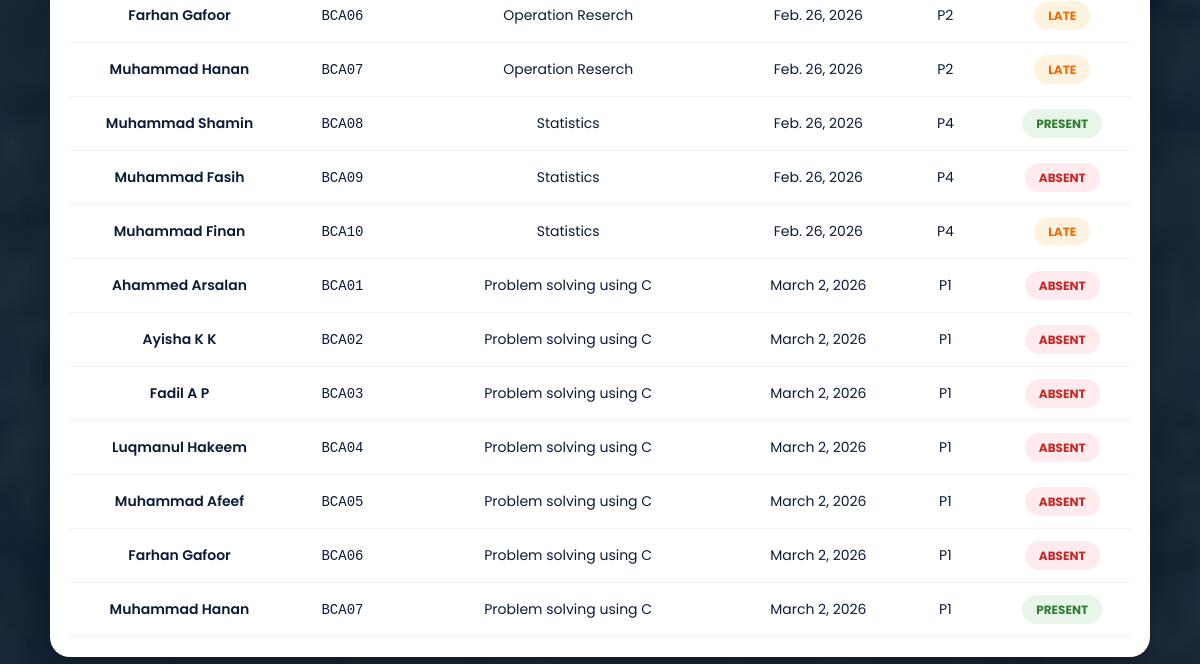
/adminpanel/attendance_history/ (signed in, lower part), run on an earlier commit of the app's database.
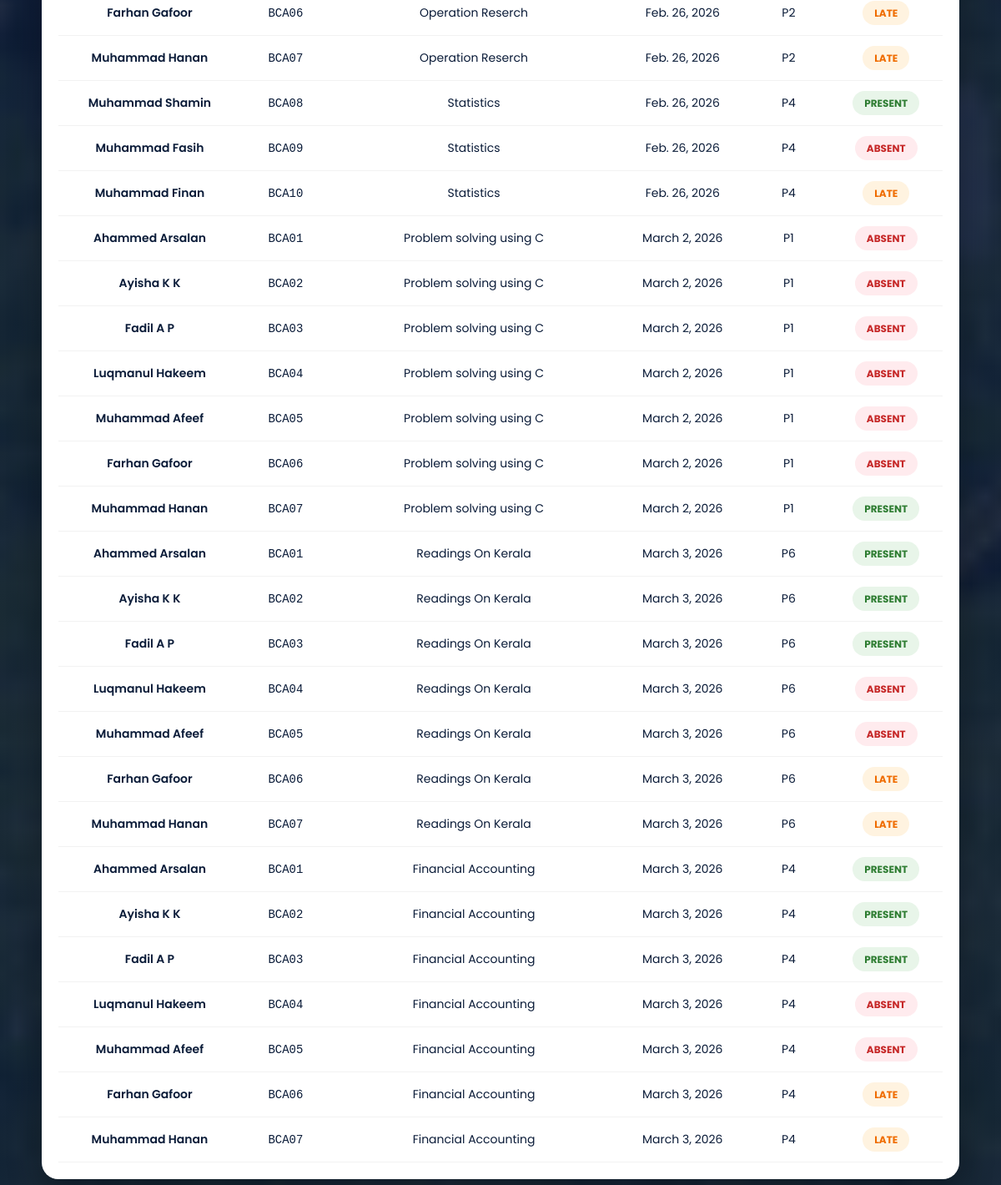
And on a later commit of the database.
### attendance/models.py (models this page shows)
class Attendance(models.Model):
    student = models.ForeignKey(Student, on_delete=models.CASCADE)
    subject = models.ForeignKey(Subject, on_delete=models.CASCADE)
    date = models.DateField(default=timezone.now)
    period = models.PositiveIntegerField()  # 1 to 7
    status = models.CharField(max_length=1, choices=ATTENDANCE_STATUS)
    semester = models.PositiveIntegerField(blank=True,null=True)
    class Meta:
        unique_together = ('student', 'subject', 'date', 'period')

### students/models.py (models this page shows, shortened)
class Student(models.Model):
    COURSE_CHOICES = (
        ('BCA', 'BCA'),
        ('BSC_CS', 'BSc Computer Science'),
        ('BSC_IT', 'BSc Information Technology'),
        ('BCOM', 'BCom'),
        ('BA', 'BA'),
    )
    user = models.OneToOneField(
        User,
        on_delete=models.CASCADE,
        related_name='student_profile',blank=True,null=True
    )
    course = models.CharField(max_length=20, choices=COURSE_CHOICES)
    SEMESTER_CHOICES = [
    (1, '1st Semester'),
    (2, '2nd Semester'),
    (3, '3rd Semester'),
    (4, '4th Semester'),
    (5, '5th Semester'),
    (6, '6th Semester'),
    ]
    semester = models.PositiveIntegerField(
        choices=SEMESTER_CHOICES,
        default=1
    )
    parent = models.OneToOneField(
        User,
        on_delete=models.CASCADE,
        related_name='parent_student',
        null=True,
        blank=True
    )
    first_name = models.CharField(max_length=50,blank=True)   # Student first name
    last_name = models.CharField(max_length=50,blank=True)    # Student last name
    father_name = models.CharField(max_length=100,blank=True)
    mother_name = models.CharField(max_length=100,blank=True)
    register_number = models.CharField(
        max_length=20,
        unique=True,blank=True
    )
    date_of_birth = models.DateField()
    profile_photo = models.ImageField(
        upload_to='student_profiles/',
        blank=True,
        null=True
    )
    parent_email = models.EmailField(blank=True, null=True)
    otp = models.CharField(max_length=6, blank=True, null=True)  # store OTP
    otp_created_at = models.DateTimeField(blank=True, null=True)  # store OTP timestamp

### teachers/models.py (models this page shows, shortened)
class Subject(models.Model):
    name = models.CharField(max_length=100)
    course = models.CharField(max_length=20, choices=Student.COURSE_CHOICES)
    semester = models.PositiveIntegerField(choices=Student.SEMESTER_CHOICES)

### adminpanel/views.py (the view)
# urls.py: path('attendance_history/',views.admin_attendance_history,name='attendance-history'),
@staff_member_required
def admin_attendance_history(request):
    course = request.GET.get('course')
    semester = request.GET.get('semester')
    period = request.GET.get('period')
    date = request.GET.get('date')
    attendance = Attendance.objects.all()
    if course:
        attendance = attendance.filter(student__course=course)
    if semester:
        attendance = attendance.filter(student__semester=semester)
    if period:
        attendance = attendance.filter(period=period)
    if date:
        attendance = attendance.filter(date=date)
    context = {
        'attendance': attendance,
        'course': course,
        'semester': semester,
        'period': period,
        'date': date,
    }
    return render(
        request,
        'adminpanel/attendance_history.html',
        context
    )

### notifications/context_processors.py (called while the page is built)
def notification_count(request):
    if request.user.is_authenticated:
        count = Notification.objects.filter(
            recipient=request.user,
            is_read=False
        ).count()
    else:
        count = 0
    return {
        'unread_notification_count': count
    }

### templates/adminpanel/attendance_history.html (shortened to what this page needs)
{% extends 'base.html' %}
{% load static %}
{% block content %}
<link rel="stylesheet" href="https://cdnjs.cloudflare.com/ajax/libs/font-awesome/6.0.0/css/all.min.css">
<div class="attendance-wrapper">
    {% if attendance %}
    <div class="table-card">
        <div style="overflow-x: auto;">
            <table class="attendance-table">
                <tbody>
                    {% for a in attendance %}
                    <tr>
                        <td data-label="Student" class="student-name">{{ a.student.first_name }} {{ a.student.last_name }}</td>
                        <td data-label="Roll No" class="reg-no">{{ a.student.register_number }}</td>
                        <td data-label="Subject">{{ a.subject.name }}</td>
                        <td data-label="Date">{{ a.date }}</td>
                        <td data-label="Period">P{{ a.period }}</td>
                        <td data-label="Status">
                            {% if a.status == 'P' %}
                                <span class="status-pill status-p">Present</span>
                            {% elif a.status == 'A' %}
                                <span class="status-pill status-a">Absent</span>
                            {% else %}
                                <span class="status-pill status-l">Late</span>
                            {% endif %}
                        </td>
                    </tr>
                    {% endfor %}
                </tbody>
            </table>
        </div>
    </div>
    {% else %}
    <div class="empty-state">
        <i class="fas fa-clipboard-list"></i>
        <h3>No Records Found</h3>
        <p>Please select your filter criteria above to display attendance data.</p>
    </div>
    {% endif %}
</div>
{% endblock %}

What changed in the data, as far as the page shows it:
added Attendance: student.first_name "Ahammed", student.last_name "Arsalan", student.register_number "BCA01", subject.name "Readings On Kerala", date "March 3, 2026", period "6", status "PRESENT"
added Attendance: student.first_name "Ayisha", student.last_name "K K", student.register_number "BCA02", subject.name "Readings On Kerala", date "March 3, 2026", period "6", status "PRESENT"
added Attendance: student.first_name "Fadil", student.last_name "A P", student.register_number "BCA03", subject.name "Readings On Kerala", date "March 3, 2026", period "6", status "PRESENT"
added Attendance: student.first_name "Luqmanul", student.last_name "Hakeem", student.register_number "BCA04", subject.name "Readings On Kerala", date "March 3, 2026", period "6", status "ABSENT"
added Attendance: student.first_name "Muhammad", student.last_name "Afeef", student.register_number "BCA05", subject.name "Readings On Kerala", date "March 3, 2026", period "6", status "ABSENT"
added Attendance: student.first_name "Farhan", student.last_name "Gafoor", student.register_number "BCA06", subject.name "Readings On Kerala", date "March 3, 2026", period "6", status "LATE"
added Attendance: student.first_name "Muhammad", student.last_name "Hanan", student.register_number "BCA07", subject.name "Readings On Kerala", date "March 3, 2026", period "6", status "LATE"
added Attendance: student.first_name "Ahammed", student.last_name "Arsalan", student.register_number "BCA01", subject.name "Financial Accounting", date "March 3, 2026", period "4", status "PRESENT"
added Attendance: student.first_name "Ayisha", student.last_name "K K", student.register_number "BCA02", subject.name "Financial Accounting", date "March 3, 2026", period "4", status "PRESENT"
added Attendance: student.first_name "Fadil", student.last_name "A P", student.register_number "BCA03", subject.name "Financial Accounting", date "March 3, 2026", period "4", status "PRESENT"
added Attendance: student.first_name "Luqmanul", student.last_name "Hakeem", student.register_number "BCA04", subject.name "Financial Accounting", date "March 3, 2026", period "4", status "ABSENT"
added Attendance: student.first_name "Muhammad", student.last_name "Afeef", student.register_number "BCA05", subject.name "Financial Accounting", date "March 3, 2026", period "4", status "ABSENT"
added Attendance: student.first_name "Farhan", student.last_name "Gafoor", student.register_number "BCA06", subject.name "Financial Accounting", date "March 3, 2026", period "4", status "LATE"
added Attendance: student.first_name "Muhammad", student.last_name "Hanan", student.register_number "BCA07", subject.name "Financial Accounting", date "March 3, 2026", period "4", status "LATE"
